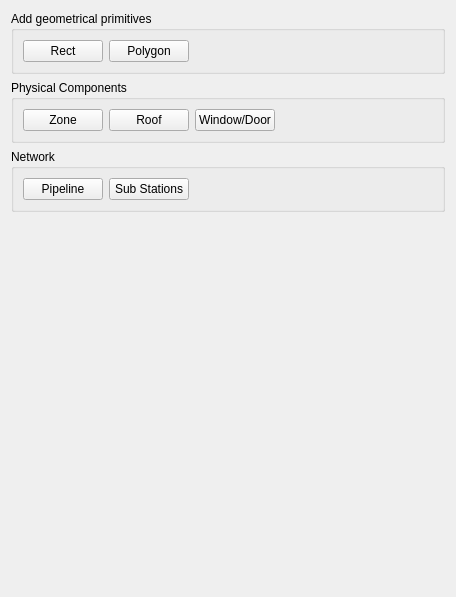
<?xml version="1.0" encoding="UTF-8"?>
<ui version="4.0">
 <class>SVPropAddGeometry</class>
 <widget class="QWidget" name="SVPropAddGeometry">
  <property name="geometry">
   <rect>
    <x>0</x>
    <y>0</y>
    <width>456</width>
    <height>597</height>
   </rect>
  </property>
  <property name="windowTitle">
   <string>Form</string>
  </property>
  <layout class="QVBoxLayout" name="verticalLayoutMaster">
   <item>
    <widget class="QGroupBox" name="groupBox_5">
     <property name="title">
      <string>Add geometrical primitives</string>
     </property>
     <layout class="QGridLayout" name="gridLayout_7">
      <item row="0" column="0">
       <widget class="QPushButton" name="pushButtonAddRect">
        <property name="text">
         <string>Rect</string>
        </property>
       </widget>
      </item>
      <item row="0" column="1">
       <widget class="QPushButton" name="pushButtonAddPolygon">
        <property name="text">
         <string>Polygon</string>
        </property>
       </widget>
      </item>
      <item row="0" column="2">
       <spacer name="horizontalSpacer_3">
        <property name="orientation">
         <enum>Qt::Horizontal</enum>
        </property>
        <property name="sizeHint" stdset="0">
         <size>
          <width>251</width>
          <height>17</height>
         </size>
        </property>
       </spacer>
      </item>
      <item row="1" column="0">
       <spacer name="verticalSpacer_3">
        <property name="orientation">
         <enum>Qt::Vertical</enum>
        </property>
        <property name="sizeType">
         <enum>QSizePolicy::Preferred</enum>
        </property>
        <property name="sizeHint" stdset="0">
         <size>
          <width>20</width>
          <height>10</height>
         </size>
        </property>
       </spacer>
      </item>
     </layout>
    </widget>
   </item>
   <item>
    <widget class="QGroupBox" name="groupBox_4">
     <property name="title">
      <string>Physical Components</string>
     </property>
     <layout class="QGridLayout" name="gridLayout_2">
      <item row="0" column="2">
       <widget class="QPushButton" name="pushButtonAddWindow">
        <property name="text">
         <string>Window/Door</string>
        </property>
       </widget>
      </item>
      <item row="0" column="3">
       <spacer name="horizontalSpacer_2">
        <property name="orientation">
         <enum>Qt::Horizontal</enum>
        </property>
        <property name="sizeHint" stdset="0">
         <size>
          <width>337</width>
          <height>20</height>
         </size>
        </property>
       </spacer>
      </item>
      <item row="0" column="1">
       <widget class="QPushButton" name="pushButtonAddRoof">
        <property name="text">
         <string>Roof</string>
        </property>
       </widget>
      </item>
      <item row="0" column="0">
       <widget class="QPushButton" name="pushButtonAddZone">
        <property name="text">
         <string>Zone</string>
        </property>
       </widget>
      </item>
      <item row="1" column="0">
       <spacer name="verticalSpacer">
        <property name="orientation">
         <enum>Qt::Vertical</enum>
        </property>
        <property name="sizeType">
         <enum>QSizePolicy::Preferred</enum>
        </property>
        <property name="sizeHint" stdset="0">
         <size>
          <width>17</width>
          <height>10</height>
         </size>
        </property>
       </spacer>
      </item>
     </layout>
    </widget>
   </item>
   <item>
    <widget class="QGroupBox" name="groupBox">
     <property name="title">
      <string>Network</string>
     </property>
     <layout class="QHBoxLayout" name="horizontalLayout">
      <item>
       <widget class="QPushButton" name="pushButtonAddPipeline">
        <property name="text">
         <string>Pipeline</string>
        </property>
       </widget>
      </item>
      <item>
       <widget class="QPushButton" name="pushButtonAddSubStation">
        <property name="text">
         <string>Sub Stations</string>
        </property>
       </widget>
      </item>
      <item>
       <spacer name="horizontalSpacer">
        <property name="orientation">
         <enum>Qt::Horizontal</enum>
        </property>
        <property name="sizeHint" stdset="0">
         <size>
          <width>40</width>
          <height>20</height>
         </size>
        </property>
       </spacer>
      </item>
     </layout>
    </widget>
   </item>
   <item>
    <spacer name="verticalSpacer_2">
     <property name="orientation">
      <enum>Qt::Vertical</enum>
     </property>
     <property name="sizeHint" stdset="0">
      <size>
       <width>20</width>
       <height>394</height>
      </size>
     </property>
    </spacer>
   </item>
  </layout>
 </widget>
 <resources/>
 <connections/>
</ui>
